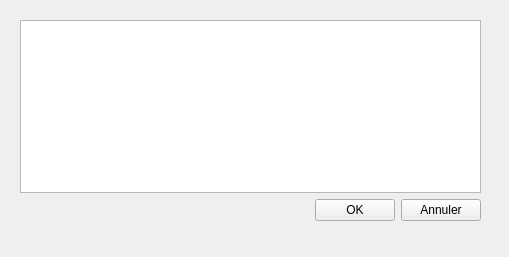
<?xml version="1.0" encoding="UTF-8"?>
<ui version="4.0">
 <class>GestionSondes</class>
 <widget class="QWidget" name="GestionSondes">
  <property name="geometry">
   <rect>
    <x>0</x>
    <y>0</y>
    <width>509</width>
    <height>257</height>
   </rect>
  </property>
  <property name="windowTitle">
   <string>Form</string>
  </property>
  <widget class="QWidget" name="verticalLayoutWidget_2">
   <property name="geometry">
    <rect>
     <x>20</x>
     <y>20</y>
     <width>461</width>
     <height>201</height>
    </rect>
   </property>
   <layout class="QVBoxLayout" name="verticalLayout_2">
    <item>
     <layout class="QHBoxLayout" name="horizontalLayout">
      <item>
       <widget class="QListView" name="list_sondes">
        <property name="editTriggers">
         <set>QAbstractItemView::NoEditTriggers</set>
        </property>
        <property name="showDropIndicator" stdset="0">
         <bool>false</bool>
        </property>
        <property name="selectionMode">
         <enum>QAbstractItemView::SingleSelection</enum>
        </property>
       </widget>
      </item>
      <item>
       <layout class="QVBoxLayout" name="verticalLayout"/>
      </item>
     </layout>
    </item>
    <item>
     <layout class="QHBoxLayout" name="horizontalLayout_2">
      <item>
       <spacer name="horizontalSpacer">
        <property name="orientation">
         <enum>Qt::Horizontal</enum>
        </property>
        <property name="sizeHint" stdset="0">
         <size>
          <width>40</width>
          <height>20</height>
         </size>
        </property>
       </spacer>
      </item>
      <item>
       <widget class="QPushButton" name="btn_ok">
        <property name="text">
         <string>OK</string>
        </property>
       </widget>
      </item>
      <item>
       <widget class="QPushButton" name="btn_annuler">
        <property name="text">
         <string>Annuler</string>
        </property>
       </widget>
      </item>
     </layout>
    </item>
   </layout>
  </widget>
 </widget>
 <resources/>
 <connections/>
</ui>
